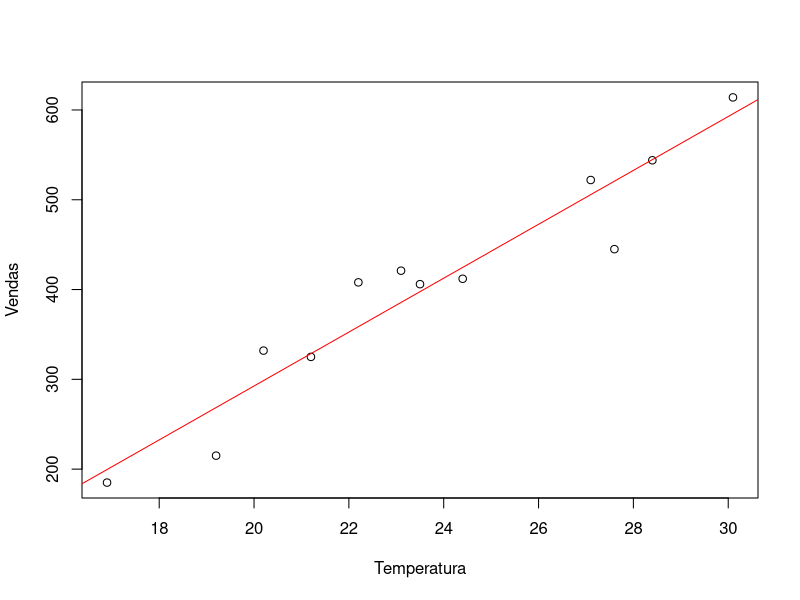
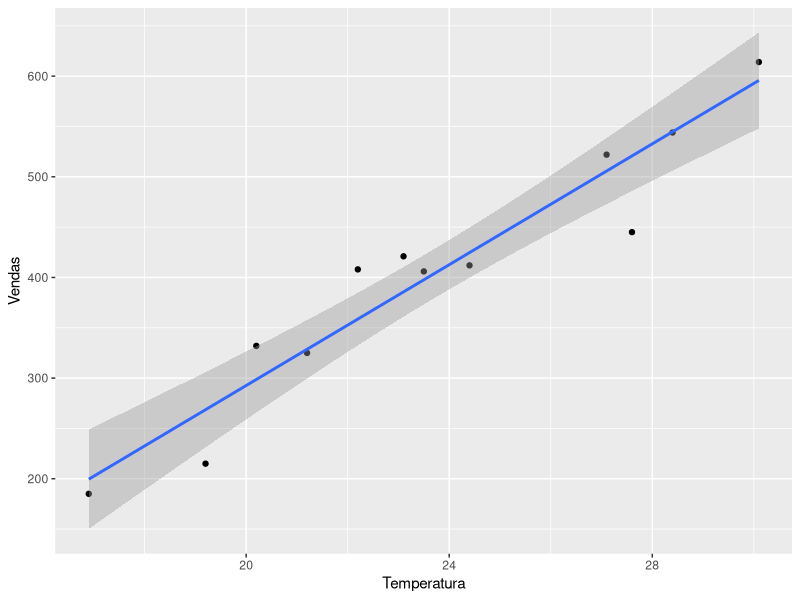

Source code (R) for these figures, in order: (Note: this script raises an error after producing the figures.)
## Regressao linear - introducao

## Equacao Y = B0 + B1x

## Exemplo = -307,68 + 30 * Temp -> previsao do valor de vendas em determinada temperatura
library(ggplot2) 
library(tidyr) 

Temperatura <- c(19.2,21.2,16.9,20.2,23.5,27.1,24.4,30.1,28.4,23.1,27.6,22.2) 
Vendas <- c(215,325,185,332,406,522,412,614,544,421,445,408)

plot(Temperatura, Vendas)

abline(lm(Vendas~Temperatura), col = "red" )

lm(Vendas~Temperatura)

dados <- data.frame(Temperatura, Vendas)

ggplot(dados) +
  aes(Temperatura, Vendas) +
  geom_point() +
  geom_smooth(method = lm, se = T)
  labs(title = "Temperatura x Vendas", x = "Temperatura", y = "Vendas")


regression_tannin

plot(regression_tannin$tannin, regression_tannin$growth)
abline(lm(regression_tannin$growth~regression_tannin$tannin), col = "blue")

dados1 <- data.frame(regression_tannin$growth, regression_tannin$tannin)

ggplot(dados1) +
  aes(regression_tannin$growth, regression_tannin$tannin) +
  geom_point() +
  geom_smooth(method = lm, se = T)
  labs(title = "Growth x Tannin")





